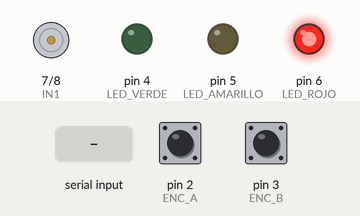
A sketch run on a simulated Arduino Uno, built with avr-gcc and run on an emulated ATmega328P. On the bench: motor-driver pin pairs drawn as motors (green arrow = first pin HIGH = forward, orange = second pin HIGH = backward, longer = more drive, scaled by the enable pin), output pins drawn as LEDs (lit = HIGH). Inputs (shaded band) come from the test bench; at power-on: pin 2 (ENC_A) HIGH, pin 3 (ENC_B) HIGH. What the sketch prints to the serial monitor is not drawn.

Above: at 1.2 s.
1.3 s: "RIGHT\n" received over Serial
At 2.7 s:
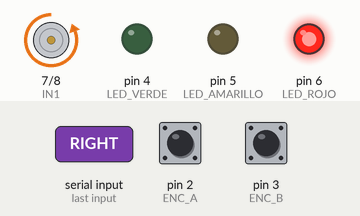
3.2 s: "LEFT\n" received over Serial
At 4.2 s:
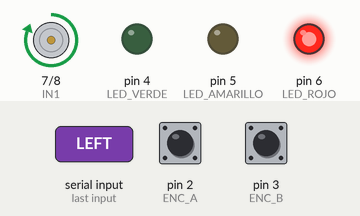
5.1 s: "STOP\n" received over Serial
At 6.3 s:
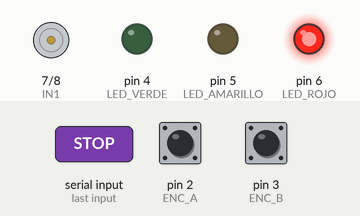
6.6 s: "D\n" received over Serial
At 6.85 s:
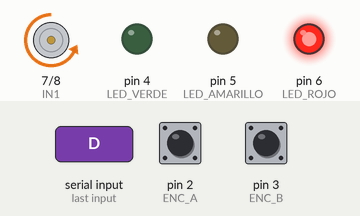
8.4 s: "I\n" received over Serial
At 8.55 s:
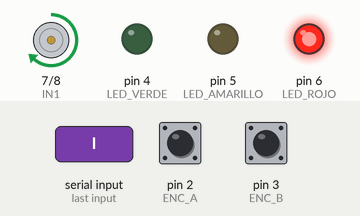
Timing chart, 0 to 11.2 s (numbered marks = the images above; inputs shaded):
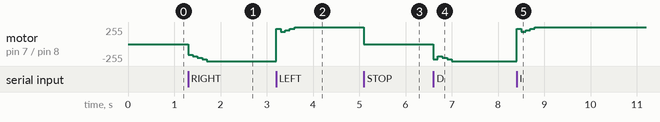

The sketch:

motor_encoder.ino
```cpp
#include <avr/interrupt.h>

// ================= PINES PUENTE H =================
const int ENA = 9;
const int IN1 = 7;
const int IN2 = 8;

// ================= ENCODER (CUADRATURA COMPLETA) =================
const int ENC_A = 2;  // Canal A (verde)
const int ENC_B = 3;  // Canal B (amarillo)

// ================= LEDS FÍSICOS =================
const int LED_VERDE = 4;
const int LED_AMARILLO = 5;
const int LED_ROJO = 6;

// ================= VARIABLES ENCODER =================
volatile long pulsos = 0;
volatile byte estadoAnterior = 0;

// Ajusta este valor según la medición real de tu encoder
const float PULSOS_POR_VUELTA = 2076.0;

// Tabla de cuadratura
const int8_t tablaCuadratura[16] = {
   0, -1,  1,  0,
   1,  0,  0, -1,
  -1,  0,  0,  1,
   0,  1, -1,  0
};

// ================= ESTADO MOTOR =================
String estadoMotor = "PARO";

// ================= RPM Y REFERENCIA =================
float referenciaRPM = 100.0;
float rpmActual = 0.0;
float rpmFiltrada = 0.0;

// ================= PID (AJUSTADO FINAL) =================
float errorRPM = 0.0;
float errorAnterior = 0.0;
float integral = 0.0;
float derivada = 0.0;

// ⭐ PARÁMETROS REAJUSTADOS PARA MEJOR RESPUESTA
float KP = 0.20;   // Proporcional (aumentado)
float KI = 0.15;   // Integral (aumentado - clave para eliminar error)
float KD = 0.008;  // Derivativo (aumentado)

// ================= PWM (CORREGIDO) =================
float pwmControl = 0.0;
int pwmAplicado = 0;

const int PWM_MAX = 255;
const int PWM_ARRANQUE = 160;           // Empuje inicial para arrancar
const int PWM_UMBRAL_ARRANQUE = 40;     // ⭐ Reducido de 55
const int PWM_MIN_MOVIMIENTO = 0;       // Puede llegar a 0

// ================= TIEMPO PID =================
unsigned long tiempoAnteriorPID = 0;
long pulsosAnterioresPID = 0;

const unsigned long INTERVALO_PID = 100;

// ================= SEMÁFORO =================
float errorAbsoluto = 0.0;
float errorPorcentaje = 0.0;
String semaforoActual = "ROJO";

// ================= ANTI-WINDUP =================
const float INTEGRAL_LIMITE = 800.0;     // ⭐ Aumentado de 500
unsigned long tiempoEstable = 0;
bool primeraVez = true;

// ================= FUNCIÓN PARA LEER ENCODER =================
inline byte leerEncoder() {
  byte a = digitalRead(ENC_A);
  byte b = digitalRead(ENC_B);
  return (a << 1) | b;
}

// ================= INTERRUPCIÓN =================
void encoderISR() {
  byte estadoActual = leerEncoder();
  byte indice = (estadoAnterior << 2) | estadoActual;
  pulsos += tablaCuadratura[indice];
  estadoAnterior = estadoActual;
}

// ================= FUNCIONES AUXILIARES =================
float absoluto(float valor) {
  return (valor < 0) ? -valor : valor;
}

void apagarLeds() {
  digitalWrite(LED_VERDE, LOW);
  digitalWrite(LED_AMARILLO, LOW);
  digitalWrite(LED_ROJO, LOW);
}

void actualizarLedsFisicos() {
  apagarLeds();

  if (semaforoActual == "VERDE") {
    digitalWrite(LED_VERDE, HIGH);
  }
  else if (semaforoActual == "AMARILLO") {
    digitalWrite(LED_AMARILLO, HIGH);
  }
  else {
    digitalWrite(LED_ROJO, HIGH);
  }
}

void actualizarSemaforo(float rpm) {
  errorRPM = referenciaRPM - rpm;
  errorAbsoluto = absoluto(errorRPM);

  if (referenciaRPM > 0) {
    errorPorcentaje = (errorAbsoluto / referenciaRPM) * 100.0;
  } else if (referenciaRPM < 0) {
    errorPorcentaje = (errorAbsoluto / absoluto(referenciaRPM)) * 100.0;
  } else {
    errorPorcentaje = (rpm == 0) ? 0.0 : 100.0;
  }

  if (errorPorcentaje <= 5.0) {
    semaforoActual = "VERDE";
  }
  else if (errorPorcentaje <= 15.0) {
    semaforoActual = "AMARILLO";
  }
  else {
    semaforoActual = "ROJO";
  }

  actualizarLedsFisicos();
}

// ================= APLICAR PWM =================
void aplicarPWM() {
  if (estadoMotor == "PARO" || referenciaRPM == 0) {
    pwmAplicado = 0;
    analogWrite(ENA, 0);
    return;
  }

  if (primeraVez && referenciaRPM != 0) {
    pwmControl = PWM_ARRANQUE;
    primeraVez = false;
  }

  // Solo aplicar umbral mínimo si la referencia es significativa
  if (pwmControl > 0 && pwmControl < PWM_UMBRAL_ARRANQUE && absoluto(referenciaRPM) > 15) {
    pwmControl = PWM_UMBRAL_ARRANQUE;
  }

  pwmControl = constrain(pwmControl, PWM_MIN_MOVIMIENTO, PWM_MAX);
  pwmAplicado = (int)pwmControl;

  analogWrite(ENA, pwmAplicado);
}

void reiniciarPID() {
  noInterrupts();
  pulsosAnterioresPID = pulsos;
  interrupts();

  tiempoAnteriorPID = millis();

  rpmActual = 0.0;
  rpmFiltrada = 0.0;

  errorRPM = 0.0;
  errorAnterior = 0.0;
  integral = 0.0;
  derivada = 0.0;

  primeraVez = true;

  if (referenciaRPM != 0) {
    pwmControl = PWM_ARRANQUE;
  } else {
    pwmControl = 0;
  }

  aplicarPWM();
}

void actualizarPID() {
  unsigned long ahora = millis();

  if (ahora - tiempoAnteriorPID < INTERVALO_PID) {
    return;
  }

  float dt = (ahora - tiempoAnteriorPID) / 1000.0;

  noInterrupts();
  long pulsosActuales = pulsos;
  interrupts();

  long dp = pulsosActuales - pulsosAnterioresPID;

  pulsosAnterioresPID = pulsosActuales;
  tiempoAnteriorPID = ahora;

  float rpmInstantanea = 0.0;

  if (dt > 0) {
    rpmInstantanea = (dp / PULSOS_POR_VUELTA) * (60.0 / dt);
  }

  if (estadoMotor == "PARO" || referenciaRPM == 0) {
    rpmActual = 0.0;
    rpmFiltrada = 0.0;
    pwmControl = 0;
    pwmAplicado = 0;
    integral = 0.0;
    errorAnterior = 0.0;

    analogWrite(ENA, 0);
    actualizarSemaforo(0.0);
    return;
  }

  // Filtro para RPM
  rpmFiltrada = (0.5 * rpmFiltrada) + (0.5 * rpmInstantanea);
  rpmActual = rpmFiltrada;

  errorRPM = referenciaRPM - rpmActual;

  // Anti-windup con límite aumentado
  integral += errorRPM * dt;
  integral = constrain(integral, -INTEGRAL_LIMITE, INTEGRAL_LIMITE);

  if (dt > 0) {
    derivada = (errorRPM - errorAnterior) / dt;
    derivada = constrain(derivada, -150, 150);
  }

  float salidaPID = (KP * errorRPM) + (KI * integral) + (KD * derivada);

  pwmControl += salidaPID;
  pwmControl = constrain(pwmControl, PWM_MIN_MOVIMIENTO, PWM_MAX);

  errorAnterior = errorRPM;

  aplicarPWM();
  actualizarSemaforo(rpmActual);

  // Ajuste fino cuando está estable
  if (absoluto(errorRPM) < 3.0 && referenciaRPM != 0) {
    if (tiempoEstable == 0) {
      tiempoEstable = ahora;
    } else if (ahora - tiempoEstable > 3000) {
      if (absoluto(errorRPM) > 1.0) {
        integral += errorRPM * 0.05;
        integral = constrain(integral, -INTEGRAL_LIMITE, INTEGRAL_LIMITE);
      }
    }
  } else {
    tiempoEstable = 0;
  }
}

// ================= CONTROL MOTOR =================
void derecha() {
  digitalWrite(IN1, LOW);
  digitalWrite(IN2, HIGH);
  estadoMotor = "DERECHA";
  reiniciarPID();
}

void izquierda() {
  digitalWrite(IN1, HIGH);
  digitalWrite(IN2, LOW);
  estadoMotor = "IZQUIERDA";
  reiniciarPID();
}

void paro() {
  analogWrite(ENA, 0);
  digitalWrite(IN1, LOW);
  digitalWrite(IN2, LOW);
  estadoMotor = "PARO";
  rpmActual = 0.0;
  rpmFiltrada = 0.0;
  pwmControl = 0;
  pwmAplicado = 0;
  integral = 0.0;
  errorAnterior = 0.0;
  primeraVez = true;
  tiempoEstable = 0;
  actualizarSemaforo(0.0);
}

void resetConteo() {
  noInterrupts();
  pulsos = 0;
  interrupts();
  pulsosAnterioresPID = 0;
  tiempoAnteriorPID = millis();
  rpmActual = 0.0;
  rpmFiltrada = 0.0;
  integral = 0.0;
  errorAnterior = 0.0;
}

// ================= COMUNICACIÓN =================
void enviarEstado() {
  noInterrupts();
  long p = pulsos;
  interrupts();

  float vueltas = p / PULSOS_POR_VUELTA;

  actualizarSemaforo(rpmActual);

  Serial.print("OK:STATUS");
  Serial.print("|estado=");
  Serial.print(estadoMotor);
  Serial.print("|pulsos=");
  Serial.print(p);
  Serial.print("|vueltas=");
  Serial.print(vueltas, 2);
  Serial.print("|rpm=");
  Serial.print(rpmActual, 1);
  Serial.print("|referencia=");
  Serial.print(referenciaRPM, 1);
  Serial.print("|error=");
  Serial.print(errorRPM, 1);
  Serial.print("|errorabs=");
  Serial.print(errorAbsoluto, 1);
  Serial.print("|errorpct=");
  Serial.print(errorPorcentaje, 1);
  Serial.print("|pwm=");
  Serial.print(pwmAplicado);
  Serial.print("|integral=");
  Serial.print(integral, 1);
  Serial.print("|semaforo=");
  Serial.println(semaforoActual);
}

void cambiarReferencia(String cmd) {
  int separador = cmd.indexOf(':');

  if (separador < 0) {
    separador = cmd.indexOf('=');
  }

  if (separador < 0) {
    Serial.println("ERR:REF");
    return;
  }

  String valorTexto = cmd.substring(separador + 1);
  valorTexto.trim();

  float nuevaReferencia = valorTexto.toFloat();

  referenciaRPM = nuevaReferencia;

  integral = 0.0;
  errorAnterior = 0.0;
  primeraVez = true;
  tiempoEstable = 0;

  if (estadoMotor != "PARO" && referenciaRPM != 0) {
    pwmControl = PWM_ARRANQUE;
    aplicarPWM();
  }

  actualizarSemaforo(rpmActual);

  Serial.print("OK:REF");
  Serial.print("|referencia=");
  Serial.print(referenciaRPM, 1);
  Serial.print("|semaforo=");
  Serial.println(semaforoActual);
}

// ================= SETUP =================
void setup() {
  Serial.begin(115200);
  Serial.setTimeout(30);

  pinMode(ENA, OUTPUT);
  pinMode(IN1, OUTPUT);
  pinMode(IN2, OUTPUT);

  pinMode(ENC_A, INPUT_PULLUP);
  pinMode(ENC_B, INPUT_PULLUP);

  pinMode(LED_VERDE, OUTPUT);
  pinMode(LED_AMARILLO, OUTPUT);
  pinMode(LED_ROJO, OUTPUT);

  paro();

  estadoAnterior = leerEncoder();

  // Configurar interrupciones para pines 2 y 3
  attachInterrupt(digitalPinToInterrupt(ENC_A), encoderISR, CHANGE);
  attachInterrupt(digitalPinToInterrupt(ENC_B), encoderISR, CHANGE);

  tiempoAnteriorPID = millis();

  Serial.println("OK:READY");
  Serial.println("=== MOTOR PID CORREGIDO ===");
  Serial.println("Parametros ajustados para 50 RPM");
  Serial.println("");
  Serial.println("Comandos disponibles:");
  Serial.println("  RIGHT o D     → Girar derecha");
  Serial.println("  LEFT o I      → Girar izquierda");
  Serial.println("  STOP o S      → Parar motor");
  Serial.println("  SET_REF:50    → Velocidad 50 RPM");
  Serial.println("  SET_REF:100   → Velocidad 100 RPM");
  Serial.println("  GET_STATUS    → Ver estado completo");
  Serial.println("  RESET o R     → Resetear contador");
}

// ================= LOOP =================
void loop() {
  actualizarPID();

  // Monitoreo en tiempo real (cada 500ms)
  static unsigned long lastMonitor = 0;
  if (millis() - lastMonitor >= 500 && referenciaRPM != 0) {
    lastMonitor = millis();

    String icono;
    if (absoluto(errorRPM) < 2) icono = "✅";
    else if (absoluto(errorRPM) < 5) icono = "🟡";
    else icono = "⚡";

    Serial.print(icono);
    Serial.print(" ");
    Serial.print(rpmActual, 0);
    Serial.print("/");
    Serial.print(referenciaRPM, 0);
    Serial.print(" RPM | PWM:");
    Serial.print(pwmAplicado);
    Serial.print(" | Error:");
    Serial.print(errorRPM, 0);
    Serial.print(" | Integral:");
    Serial.print(integral, 0);
    Serial.print(" | Pulsos:");
    Serial.println(pulsos);
  }

  if (Serial.available()) {
    String cmd = Serial.readStringUntil('\n');
    cmd.trim();
    cmd.toUpperCase();

    if (cmd == "RIGHT" || cmd == "D") {
      derecha();
      Serial.println("OK:RIGHT");
    }
    else if (cmd == "LEFT" || cmd == "I") {
      izquierda();
      Serial.println("OK:LEFT");
    }
    else if (cmd == "STOP" || cmd == "S") {
      paro();
      Serial.println("OK:STOP");
    }
    else if (cmd == "RESET" || cmd == "R") {
      resetConteo();
      Serial.println("OK:RESET");
    }
    else if (cmd == "GET_STATUS") {
      enviarEstado();
    }
    else if (cmd.startsWith("SET_REF")) {
      cambiarReferencia(cmd);
    }
    else {
      Serial.println("ERR:CMD");
    }
  }
}
```

Measured:
- after the input at 1.3 s, motor on pin 7 (IN1) / pin 8 (IN2): moves from stopped to backward 255/255 over 0.40 s, starting at once
- after the input at 3.2 s, motor on pin 7 (IN1) / pin 8 (IN2): backward 255/255 → forward 230/255 at once, → forward 182/255 0.10 s later, → forward 205/255 0.10 s later, → forward 230/255 0.10 s later, … (5 changes in this stretch)
- after the input at 5.1 s, motor on pin 7 (IN1) / pin 8 (IN2): forward 255/255 → stopped at once
- after the input at 6.6 s, motor on pin 7 (IN1) / pin 8 (IN2): stopped → backward 230/255 at once, → backward 182/255 0.10 s later, → backward 205/255 0.10 s later, → backward 230/255 0.10 s later, … (5 changes in this stretch)
- after the input at 8.4 s, motor on pin 7 (IN1) / pin 8 (IN2): backward 255/255 → forward 230/255 at once, → forward 182/255 0.10 s later, → forward 205/255 0.10 s later, → forward 230/255 0.10 s later, … (5 changes in this stretch)
